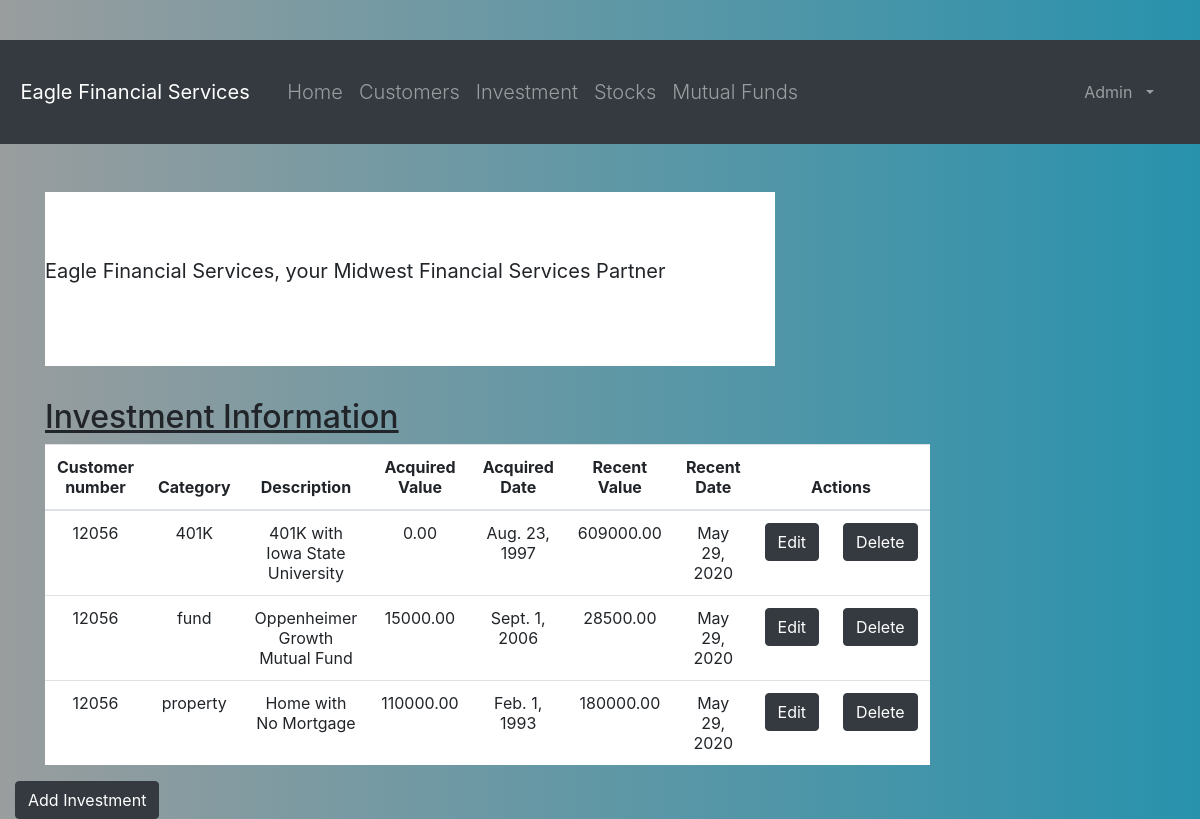
Page /investment_list (signed in) on the committed database.
### portfolio/models.py (models this page shows, shortened)
class Investment(models.Model):
    customer = models.ForeignKey(Customer, on_delete=models.CASCADE, related_name='investments')
    category = models.CharField(max_length=50)
    description = models.CharField(max_length=200)
    acquired_value = models.DecimalField(max_digits=10, decimal_places=2)
    acquired_date = models.DateField(default=timezone.now)
    recent_value = models.DecimalField(max_digits=10, decimal_places=2)
    recent_date = models.DateField(default=timezone.now, blank=True, null=True)

class Customer(models.Model):
    name = models.CharField(max_length=50)
    address = models.CharField(max_length=200)
    cust_number = models.IntegerField(blank=False, null=False)
    city = models.CharField(max_length=50)
    state = models.CharField(max_length=50)
    zipcode = models.CharField(max_length=10)
    email = models.EmailField(max_length=200)
    cell_phone = models.CharField(max_length=50)
    created_date = models.DateTimeField(
        default=timezone.now)
    updated_date = models.DateTimeField(auto_now_add=True)
    def __str__(self):
        return str(self.cust_number)

### portfolio/views.py (the view)
# urls.py: path('investment_list', views.investment_list, name='investment_list'),
@login_required
def investment_list(request):
    investments = Investment.objects.filter(acquired_date__lte=timezone.now())
    return render(request, 'portfolio/investment_list.html', {'investments': investments})

### portfolio/templates/portfolio/investment_list.html (shortened to what this page needs)
{% extends 'portfolio/base.html' %}
{% block content %}
<html lang="en">
    <body>
    <body>
  <header class="jumbotron jumbotron-fluid" style="background: white">
      <p class="lead text-nowrap"><b>Eagle Financial Services, your Midwest Financial Services Partner</b></p>
         </header>
    <div class="row">
        <h2 style="padding-left: 15Px"><u>Investment Information</u></h2>
    </div>
    <div>
        <table class="table table-hover table-responsive-lg text-center">
            <thead>
            <tr bgcolor="white">
                <th>Customer number</th>
                <th>Category</th>
                <th>Description</th>
                <th>Acquired Value</th>
                <th>Acquired Date</th>
                <th>Recent Value</th>
                <th>Recent Date</th>
                <th colspan="3">Actions</th>
            </tr>
            </thead>
            <tbody>
            {% for investment in investments %}
                <tr bgcolor="white">
                    <td>{{ investment.customer }}</td>
                    <td>{{ investment.category }}</td>
                    <td>{{ investment.description }}</td>
                    <td>{{ investment.acquired_value }}</td>
                    <td>{{ investment.acquired_date }}</td>
                    <td>{{ investment.recent_value }}</td>
                    <td>{{ investment.recent_date }}</td>
                    <td><a href="{% url 'portfolio:investment_edit' pk=investment.pk %}"
                           class=" btn btn-dark">Edit</a></td>
                    <td><a href="{% url 'portfolio:investment_delete' pk=investment.pk %}"
                    onclick="return confirm('Are you sure you want to delete?')"
                    class=" btn btn-dark">Delete</a>
                    </td>
                    </tr>
            {% endfor %}
            </tbody>
        </table>
     <div class="row">
            <a href="{% url 'portfolio:investment_new' %}" class="row"><span
                    class="btn btn-dark">Add Investment</span></a>
        </div>
    </div>
    </body>
    </html>
{% endblock %}

### portfolio/templates/portfolio/base.html (shortened to what this page needs)
{% load static %}
<html lang="en">
<head>
  <link rel="stylesheet" href="https://maxcdn.bootstrapcdn.com/bootstrap/4.5.0/css/bootstrap.min.css">
</head>
<body>
 <button class="navbar-toggler" type="button" data-toggle="collapse"  data-target="#navbarCollapse" aria-controls="navbarCollapse"  aria-expanded="false" aria-label="Toggle navigation">
        <span class="navbar-toggler-icon">
        </span>
           </button>
 <nav class="navbar navbar-expand-md navbar-dark bg-dark mb-4">
           <a class="navbar-brand" href="/">Eagle Financial Services</a>
    {% if user.is_authenticated %}
        <div class="collapse navbar-collapse" id="collapsibleNavbar">
            <ul class="navbar-nav">
                <li class="nav-item lead"><a class=nav-link href="{% url 'portfolio:home' %}">Home</a></li>
                <li class="nav-item lead"><a class=nav-link href="{% url 'portfolio:customer_list' %}">Customers</a></li>
                <li class="nav-item lead"><a class=nav-link href="{% url 'portfolio:investment_list' %}">Investment</a></li>
                <li class="nav-item lead"><a class=nav-link href="{% url 'portfolio:stock_list' %}">Stocks</a></li>
                <li class="nav-item lead"><a class=nav-link href="{% url 'portfolio:mutual_list' %}">Mutual Funds</a></li>
            </ul>
    {% endif %}
    <div class="collapse navbar-collapse" id="navbarCollapse">
        {% if user.is_authenticated %}
            <ul class="navbar-nav ml-auto">
                <li class="nav-item">
                                   <a class="nav-link dropdown-toggle" href="#" id="userMenu" data-toggle="dropdown" aria-haspopup="true" aria-expanded="false">
                                       {{ user.username }}
                                   </a>
                </li>
            </ul>
        {% else %}
            <form class="form-inline ml-auto">
                <a href="{% url 'login' %}" class="btn btn-outline-secondary"> Log In</a>
                             <a class="navbar-brand" href="{% url 'portfolio:register' %}"> Sign Up </a>
            </form>
        {% endif %}
    </div>
</nav>
<div class="content container">
    <div class="row">
        <div class="col-md-8">
            {% block content %}{% endblock %}
        </div>
    </div>
</div>
</body>
</html>

### portfolio/templates/portfolio/base.html (style rules this page uses)
body,html { height: 100%; margin: 0; background: #7F7FD5; background: -webkit-linear-gradient(to right, #536366, #999d9e); background: linear-gradient(to right, #999d9e, #2892ad); }

### portfolio/templates/portfolio/investment_list.html (style rules this page uses)
body { background-color: beige; }

### rows in the picture
Investment: customer "12056", category "401K", description "401K with Iowa State University", acquired_value "0.00", acquired_date "Aug. 23, 1997", recent_value "609000.00", recent_date "May 29, 2020"
Investment: customer "12056", category "fund", description "Oppenheimer Growth Mutual Fund", acquired_value "15000.00", acquired_date "Sept. 1, 2006", recent_value "28500.00", recent_date "May 29, 2020"
Investment: customer "12056", category "property", description "Home with No Mortgage", acquired_value "110000.00", acquired_date "Feb. 1, 1993", recent_value "180000.00", recent_date "May 29, 2020"

### other values in the picture
{{ user.username }} "Admin"
